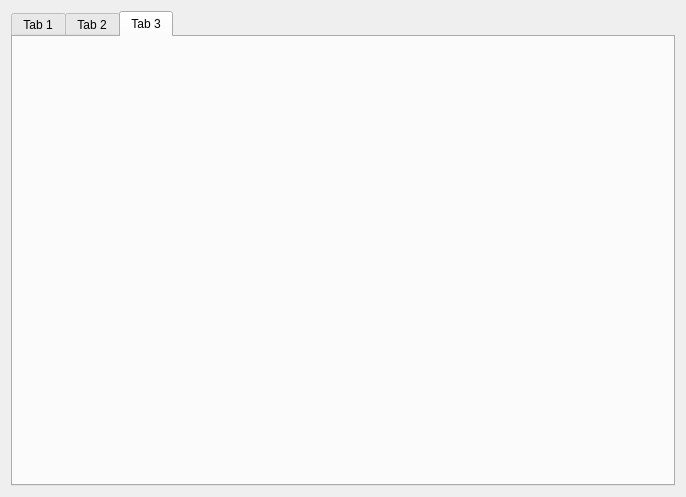
<?xml version="1.0" encoding="UTF-8"?>
<ui version="4.0">
 <class>MainWidget</class>
 <widget class="QWidget" name="MainWidget">
  <property name="geometry">
   <rect>
    <x>0</x>
    <y>0</y>
    <width>686</width>
    <height>497</height>
   </rect>
  </property>
  <property name="windowTitle">
   <string>MainWidget</string>
  </property>
  <layout class="QVBoxLayout" name="verticalLayout">
   <item>
    <widget class="QTabWidget" name="tabWidget">
     <property name="currentIndex">
      <number>2</number>
     </property>
     <widget class="QWidget" name="pTab1">
      <attribute name="title">
       <string>Tab 1</string>
      </attribute>
     </widget>
     <widget class="QWidget" name="pTab2">
      <attribute name="title">
       <string>Tab 2</string>
      </attribute>
     </widget>
     <widget class="QWidget" name="pTab3">
      <attribute name="title">
       <string>Tab 3</string>
      </attribute>
     </widget>
    </widget>
   </item>
  </layout>
 </widget>
 <resources/>
 <connections/>
</ui>
